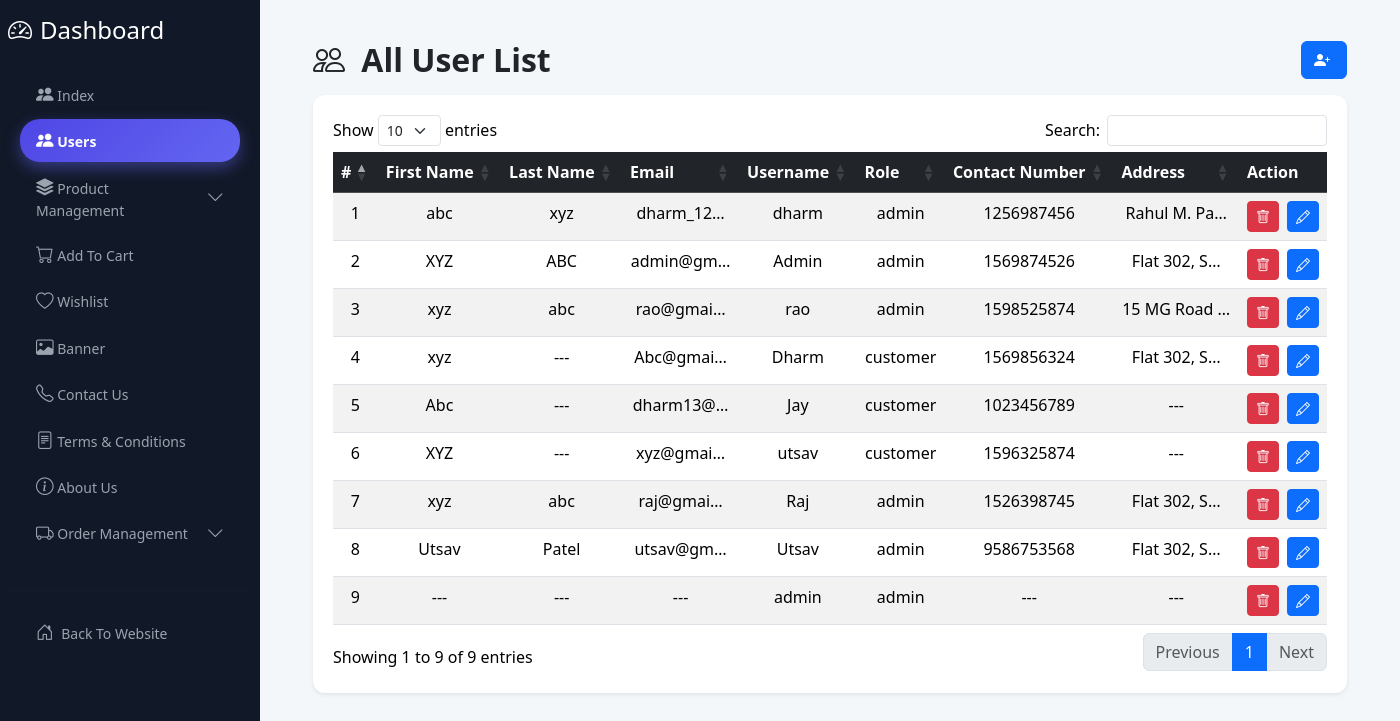
The page /dashboard/users/ (signed in) on the database as committed earlier.
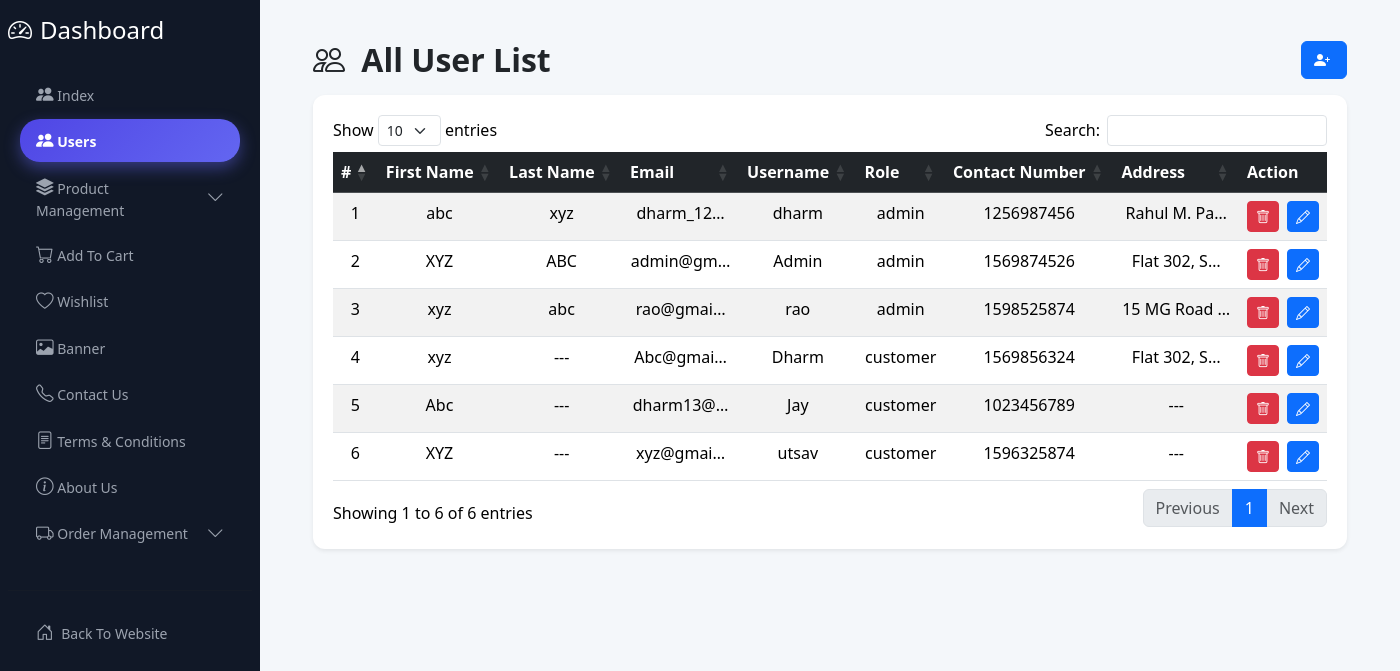
The same page on the database as committed later.
### users/models.py (models this page shows, shortened)
class BaseModel(models.Model):
    created_at = models.DateTimeField(auto_now_add=True,null=True)
    updated_at = models.DateTimeField(auto_now=True)
    class Meta:
        abstract = True

class User(BaseModel, AbstractUser):
    ROLE_CHOICES = (('admin', 'Admin'),('customer', 'Customer'),)
    role = models.CharField(max_length=20,choices=ROLE_CHOICES,default='customer')
    contact_number = models.CharField(max_length=15,blank=True,null=True,unique=True)
    address = models.TextField(blank=True, null=True)

### dashboard/views.py (the view)
# urls.py: path("users/", UserListView.as_view(), name="user_list"),
class UserListView(DashboardLoginRequiredMixin,LoginRequiredMixin, ListView):
    model = User
    template_name = "dashboard/all-user.html"
    context_object_name = "all_user"

### cart/context_processors.py (called while the page is built)
def cart_count(request):
    if request.user.is_authenticated:
        count = Cart.objects.filter(user=request.user).aggregate(
            total=models.Sum("quantity")
        )["total"] or 0
        return {"cart_count": count}
    return {"cart_count": 0}

### dashboard/views.py (called while the page is built)
    def dispatch(self, request, *args, **kwargs):
        if not request.user.is_authenticated:
            return render(request, 'index.html')
        return super().dispatch(request, *args, **kwargs)

### product/context_processors.py (called while the page is built)
def category_context(request):
    return {
        'header_categories': Category.objects.all().prefetch_related('subcategories')
    }

### template/dashboard/all-user.html (shortened to what this page needs)
{% extends "dashboard/base.html" %} {% block content %}
<div class="container-fluid">
  <div class="d-flex justify-content-between align-items-center mb-3">
    <h2 class="fw-bold mb-0">
      <i class="bi bi-people me-2"></i> All User List
    </h2>
    <a href="{% url 'add_user'%}" class="btn btn-primary" title="Add User">
      <i class="bi bi-person-plus-fill me-1"></i>
    </a>
  </div>
  <div class="card shadow-sm border-0">
    <div class="card-body p-0">
      <div class="table-responsive">
        <table
          id="userTable"
          class="table table-striped table-hover text-center mb-0 nowrap"
          style="width: 100%"
        >
          <thead class="table-dark">
            <tr>
              <th>#</th>
              <th>First Name</th>
              <th>Last Name</th>
              <th>Email</th>
              <th>Username</th>
              <th>Role</th>
              <th>Contact Number</th>
              <th>Address</th>
              <th>Action</th>
            </tr>
          </thead>
          <tbody>
            {% for user in all_user %}
            <tr>
              <td>{{ forloop.counter |default:"---"}}</td>
              <td>{{ user.first_name |default:"---"}}</td>
              <td>{{ user.last_name |default:"---"}}</td>
              <td>{{ user.email |default:"---" |truncatechars:9}}</td>
              <td>{{ user.username |default:"---"}}</td>
              <td>{{ user.role |default:"---"}}</td>
              <td>{{ user.contact_number|default:"---" }}</td>
              <td>{{ user.address|default:"---" |truncatechars:12}}</td>
              <td style="white-space: nowrap">
                {% if request.user %}
                <div class="d-inline-flex align-items-center gap-2">
                  <form
                    action="{% url 'user_delete' user.id %}"
                    method="post"
                    class="m-0 p-0"
                  >
                    <button class="btn btn-danger btn-sm" title="Delete User">
                      <i class="bi bi-trash"></i>
                    </button>
                  </form>
                  <a
                    href="{% url 'user_edit' user.id %}"
                    class="btn btn-primary btn-sm"
                    title="Edit User"
                  >
                    <i class="bi bi-pencil"></i>
                  </a>
                </div>
                {% endif %}
              </td>
            </tr>
            {% endfor %}
          </tbody>
        </table>
      </div>
    </div>
  </div>
</div>
{% endblock content %}

Rows that differ between the two databases and show on the page:
removed User: first_name "xyz", last_name "abc", email "raj@gmai…", username "Raj", role "admin", contact_number "1526398745", address "Flat 302, S…"
removed User: first_name "Utsav", last_name "Patel", email "utsav@gm…", username "Utsav", role "admin", contact_number "9586753568", address "Flat 302, S…"
removed User: first_name "---", last_name "---", email "---", username "admin", role "admin", contact_number "---", address "---"
Other text that changed with them:
text written by a page script: "Show entries Search: Showing 1 to 9 of 9 entries Previous 1 Next" → "Show entries Search: Showing 1 to 6 of 6 entries Previous 1 Next"
